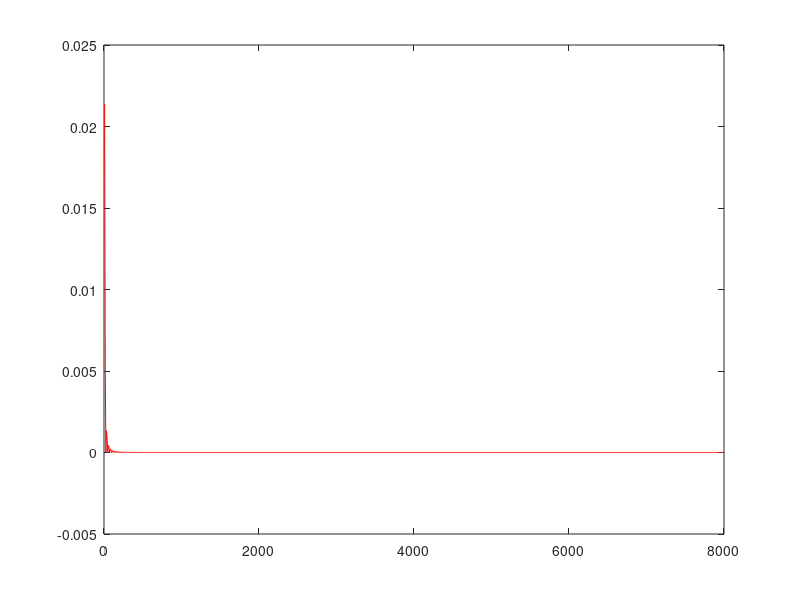

Reproduce this figure in MATLAB.
clc
clear all

T2 = 8;
n = 1:1000;
t = n.*T2;
X2 = (sinc((n.*T2)./12)).^2;
x_t = zeros(1, length(t));
for ii = 1:length(t)
    x_t(ii) = sum(X2.*(sinc(t(ii)-n.*T2)/T2));
end
figure()
plot(t, x_t, 'r')